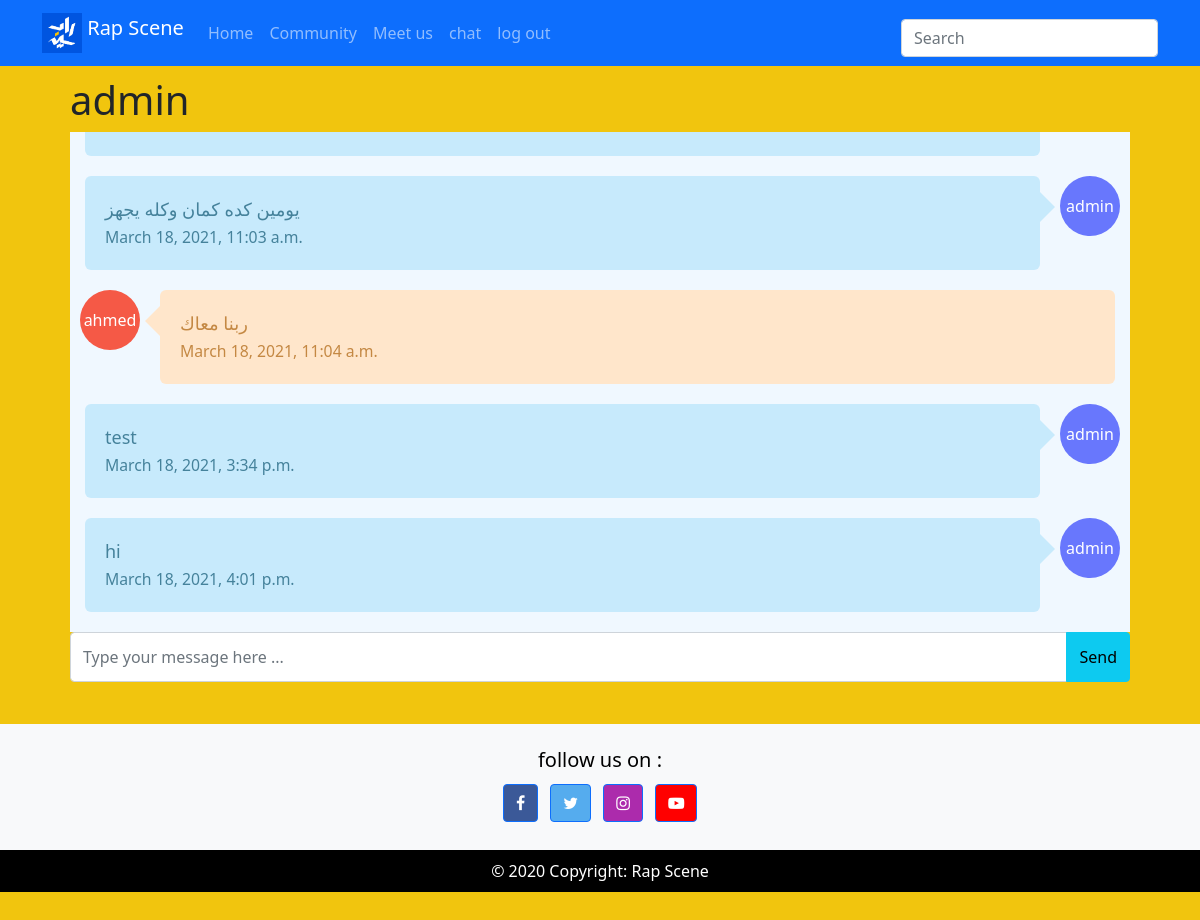
Page /chat/ (signed in) on the committed database.
### chat/models.py (models this page shows, shortened)
class Message(models.Model):
    author = models.ForeignKey(User, related_name='author_messages', on_delete=models.CASCADE)
    content = models.TextField()
    timestamp = models.DateTimeField(auto_now_add=True)

### chat/views.py (the view)
# urls.py: path('', views.room, name='room'),
@login_required
def room(request):
    messages = Message.objects.all()[:20]
    return render(request, 'room.html', {"messages":messages})

### chat/templates/room.html (shortened to what this page needs)
{% extends "main.html"%}
{% load static %}
{% block style%}
<link rel="stylesheet" href="{% static 'css/style.css' %}">
{% endblock %}
{% block body%}
    <div  style="margin: auto;padding:10px;width:90%;">
        <div class="row">
            <h1>{{ request.user }}</h1>
            <div class="panel panel-info">
                <div style="background-color: aliceblue;">
                    <ul id="messages" class="messages">
                        {% for m in messages %}
                            {% if m.author == request.user %}
                                <li class="message right">
                            {% else %}
                                <li class="message left">
                            {% endif %}
                                <div class="avatar">{{m.author}}</div>
                                    <div class="text_wrapper">
                                        <div class="text">{{m.content}}<br>
                                            <span class="small" style="width:30px">{{m.timestamp}}</span>
                                    </div>
                                </div>
                            </li>
                        {% endfor %}
                    </ul>
                </div>
            </div>
            <div class="panel-footer">
                <div class="input-group">
                    <input id="chat-message-input" type="text"class="form-control input"
                    placeholder="Type your message here ..." maxlength="500" style="height :50px">
                    <button class="btn btn-info btn" id="chat-message-submit" >Send</button>
                </div>
            </div>
        </div>
    </div>
{% endblock %}

### static/css/main.css (style rules this page uses)
body { background-color: #f1c50e; position: relative; }

### static/css/style.css (style rules this page uses)
.messages { position: relative; padding: 10px 10px 0 10px; margin: 0 0 0 0; height: 500px; overflow-x: hidden; overflow-y: scroll; }
.messages .message { clear: both; overflow: hidden; margin-bottom: 20px; }
.messages .message.left .avatar { background-color: #f55946; float: left; }
.messages .message.left .text_wrapper { background-color: #ffe6cb; margin-left: 20px; }
.messages .message.left .text_wrapper::after, .messages .message.left .text_wrapper::before { right: 100%; border-right-color: #ffe6cb; }
.messages .message.left .text { color: #c48843; }
.messages .message.right .avatar { background-color: #6877fd; float: right; }
.messages .message.right .text_wrapper { background-color: #c7eafc; margin-right: 20px; float: right; }
.messages .message.right .text_wrapper::after, .messages .message.right .text_wrapper::before { left: 100%; border-left-color: #c7eafc; }
.messages .message.right .text { color: #45829b; }
.messages .message .avatar { width: 60px; height: 60px; border-radius: 50%; display: inline-block; text-align: center; color: white; padding-top: 18px; }
.messages .message .text_wrapper { display: inline-block; padding: 20px; border-radius: 6px; width: calc(100% - 85px); min-width: 100px; position: relative; }
.messages .message .text_wrapper::after, .messages .message .text_wrapper:before { top: 18px; border: solid transparent; content: " "; height: 0; width: 0; position: absolute; pointer-events: none; }
.messages .message .text_wrapper::after { border-width: 13px; margin-top: 0; }
.messages .message .text_wrapper::before { border-width: 15px; margin-top: -2px; }
.messages .message .text_wrapper .text { font-size: 18px; font-weight: 300; }

### rows in the picture
Message: author "admin", content "يومين كده كمان وكله يجهز", timestamp "March 18, 2021, 11:03 a.m."
Message: author "ahmed", content "ربنا معاك", timestamp "March 18, 2021, 11:04 a.m."
Message: author "admin", content "test", timestamp "March 18, 2021, 3:34 p.m."
Message: author "admin", content "hi", timestamp "March 18, 2021, 4:01 p.m."

### other values in the picture
{{ request.user }} "admin"
